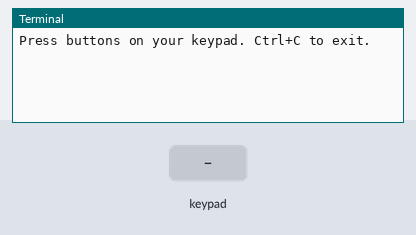
The program below on a simulated Raspberry Pi (BCM pin numbers). Parts: the last lines printed to the terminal. Inputs (shaded band) come from the test bench.

Above: at 1.2 s.
1.3 s: key '1' pressed
At 2.3 s:
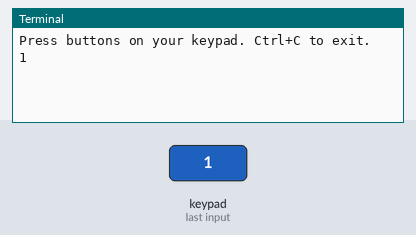
2.8 s: keypad keys 1 2 # pressed 0.4 s apart
At 4.1 s:
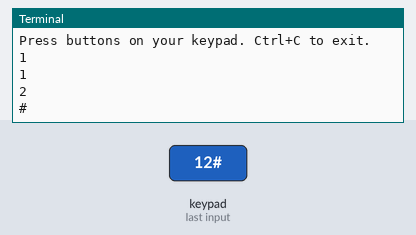
5.5 s: key 'C' pressed
At 6.7 s:
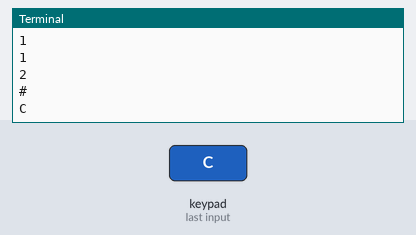
7.0 s: keypad keys 1 2 * pressed 0.4 s apart
At 8.5 s:
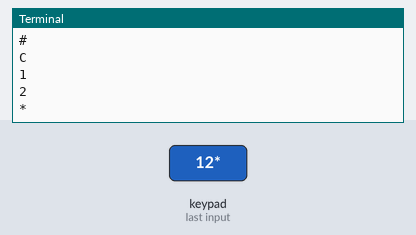
9.7 s: key 'D' pressed
At 10.9 s:
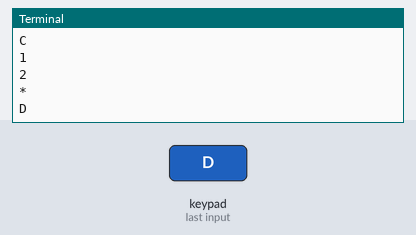
11.2 s: keypad keys 1 2 A pressed 0.4 s apart
At 12.9 s:
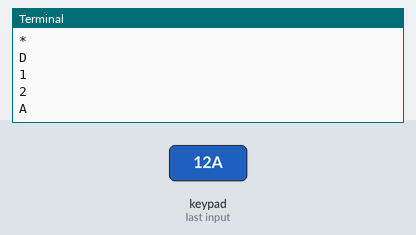

Measured:
- after the input at 1.3 s, the terminal: prints a new line at once (image 1)
- after the input at 2.8 s, the terminal: prints a new line after 0.40 s (image 2)
- after the input at 5.5 s, the terminal: prints a new line at once (image 3)
- after the input at 7.0 s, the terminal: prints a new line at once (image 4)
- after the input at 9.7 s, the terminal: prints a new line at once (image 5)
- after the input at 11.2 s, the terminal: prints a new line at once (image 6)

The program:

rpi_gpio_demo.py
```python
#!/usr/bin/python

from pad4pi import rpi_gpio
import time
def print_key(key):
    print(key)
try:
    factory = rpi_gpio.KeypadFactory()
    keypad = factory.create_4_by_4_keypad()
    keypad.registerKeyPressHandler(print_key)

    print("Press buttons on your keypad. Ctrl+C to exit.")
    while True:
        time.sleep(0.1)
except KeyboardInterrupt:
    print("Goodbye")
finally:
    keypad.cleanup()
    keypad.cleanup()
    print("should cleanup pin")
```
